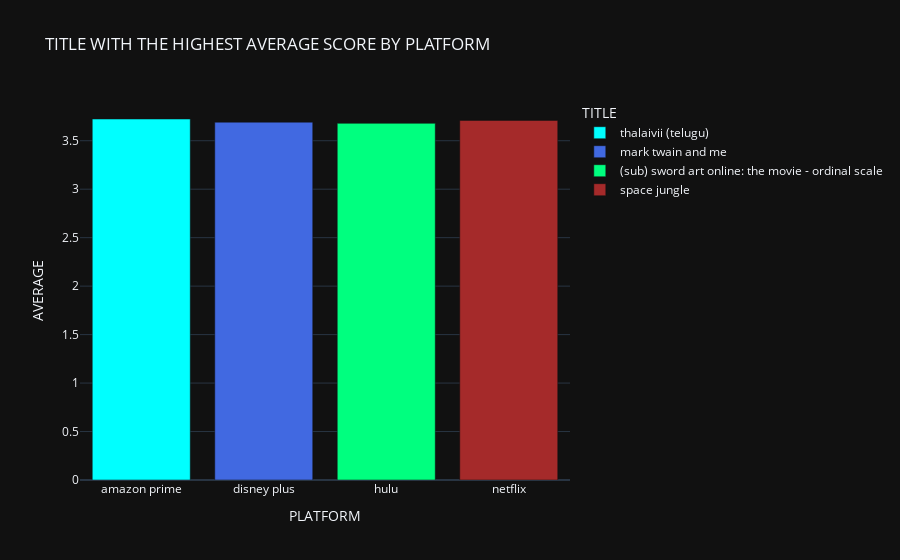

The code cell stored with this chart in its notebook:
### Code cell
# Calculate the average score by title and platform.
dfAvgScore = dfStreamingML.groupby(['platform', 'title'])['score'].mean().reset_index()

# Find the title with the highest average score by platform.
idx = dfAvgScore.groupby(['platform'])['score'].transform(max) == dfAvgScore['score']
dfMaxScore = dfAvgScore[idx]

# Created the KPI cards using plotly
fig2 = px.bar(dfMaxScore,   x='platform', 
                            y='score', 
                            color='title',
                            title='TITLE WITH THE HIGHEST AVERAGE SCORE BY PLATFORM',
                            labels={'platform': 'PLATFORM', 'score': 'AVERAGE', 'title': 'TITLE'},
                            color_discrete_sequence=[colorPlatform[p] for p in dfMaxScore['platform']])

# Change the background to black for the graph.
fig2.update_layout(template="plotly_dark")
pio.templates.default = "plotly_dark"
fig2.show()

### Figure 1 — Plotly figure (JSON) as saved in the notebook; plotly's stock layout.template omitted (floating-point values rounded to 4 significant figures)
{"data": [{"alignmentgroup": "True", "hovertemplate": "TITLE=thalaivii (telugu)<br>PLATFORM=%{x}<br>AVERAGE=%{y}<extra></extra>", "legendgroup": "thalaivii (telugu)", "marker": {"color": "aqua", "pattern": {"shape": ""}}, "name": "thalaivii (telugu)", "offsetgroup": "thalaivii (telugu)", "orientation": "v", "showlegend": true, "textposition": "auto", "type": "bar", "x": ["amazon prime"], "xaxis": "x", "y": [3.724], "yaxis": "y"}, {"alignmentgroup": "True", "hovertemplate": "TITLE=mark twain and me<br>PLATFORM=%{x}<br>AVERAGE=%{y}<extra></extra>", "legendgroup": "mark twain and me", "marker": {"color": "royalblue", "pattern": {"shape": ""}}, "name": "mark twain and me", "offsetgroup": "mark twain and me", "orientation": "v", "showlegend": true, "textposition": "auto", "type": "bar", "x": ["disney plus"], "xaxis": "x", "y": [3.691], "yaxis": "y"}, {"alignmentgroup": "True", "hovertemplate": "TITLE=(sub) sword art online: the movie - ordinal scale<br>PLATFORM=%{x}<br>AVERAGE=%{y}<extra></extra>", "legendgroup": "(sub) sword art online: the movie - ordinal scale", "marker": {"color": "springgreen", "pattern": {"shape": ""}}, "name": "(sub) sword art online: the movie - ordinal scale", "offsetgroup": "(sub) sword art online: the movie - ordinal scale", "orientation": "v", "showlegend": true, "textposition": "auto", "type": "bar", "x": ["hulu"], "xaxis": "x", "y": [3.679], "yaxis": "y"}, {"alignmentgroup": "True", "hovertemplate": "TITLE=space jungle<br>PLATFORM=%{x}<br>AVERAGE=%{y}<extra></extra>", "legendgroup": "space jungle", "marker": {"color": "brown", "pattern": {"shape": ""}}, "name": "space jungle", "offsetgroup": "space jungle", "orientation": "v", "showlegend": true, "textposition": "auto", "type": "bar", "x": ["netflix"], "xaxis": "x", "y": [3.709], "yaxis": "y"}], "layout": {"barmode": "relative", "legend": {"title": {"text": "TITLE"}, "tracegroupgap": 0}, "title": {"text": "TITLE WITH THE HIGHEST AVERAGE SCORE BY PLATFORM"}, "xaxis": {"anchor": "y", "domain": [0, 1], "title": {"text": "PLATFORM"}}, "yaxis": {"anchor": "x", "domain": [0, 1], "title": {"text": "AVERAGE"}}}}
